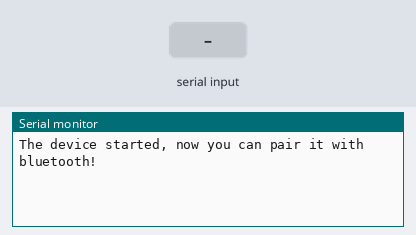
The sketch below on a simulated ESP32. Parts: the last lines printed to the serial monitor. Inputs (shaded band) come from the test bench. Nothing arrives over Bluetooth unless stated.

Above: at 1.2 s.
1.3 s: "1" received over the second serial link
At 2.5 s:
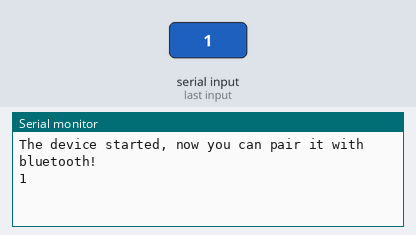
2.8 s: "0" received over the second serial link
At 3.5 s:
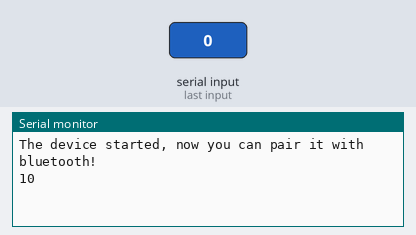

The sketch:

Lab8-1.ino
```cpp
#include "BluetoothSerial.h"

#if !defined(CONFIG_BT_ENABLED) || !defined(CONFIG_BLUEDROID_ENABLED)
#error Bluetooth is not enabled! Please run `make menuconfig` to and enable it
#endif

#if !defined(CONFIG_BT_SPP_ENABLED)
#error Serial Bluetooth not available or not enabled. It is only available for the ESP32 chip.
#endif

BluetoothSerial SerialBT;

void setup() {
  Serial.begin(115200);
  SerialBT.begin("Tim"); //Bluetooth device name
  Serial.println("The device started, now you can pair it with bluetooth!");
}

void loop() {
  if (Serial.available()) {
    SerialBT.write(Serial.read());
  }
  if (SerialBT.available()) {
      Serial.write(SerialBT.read());
  }
  delay(20);
}
```

Measured:
- after the input at 1.3 s, the serial monitor: prints a new line at once (image 1)
- after the input at 2.8 s, the serial monitor: prints a new line at once (image 2)
